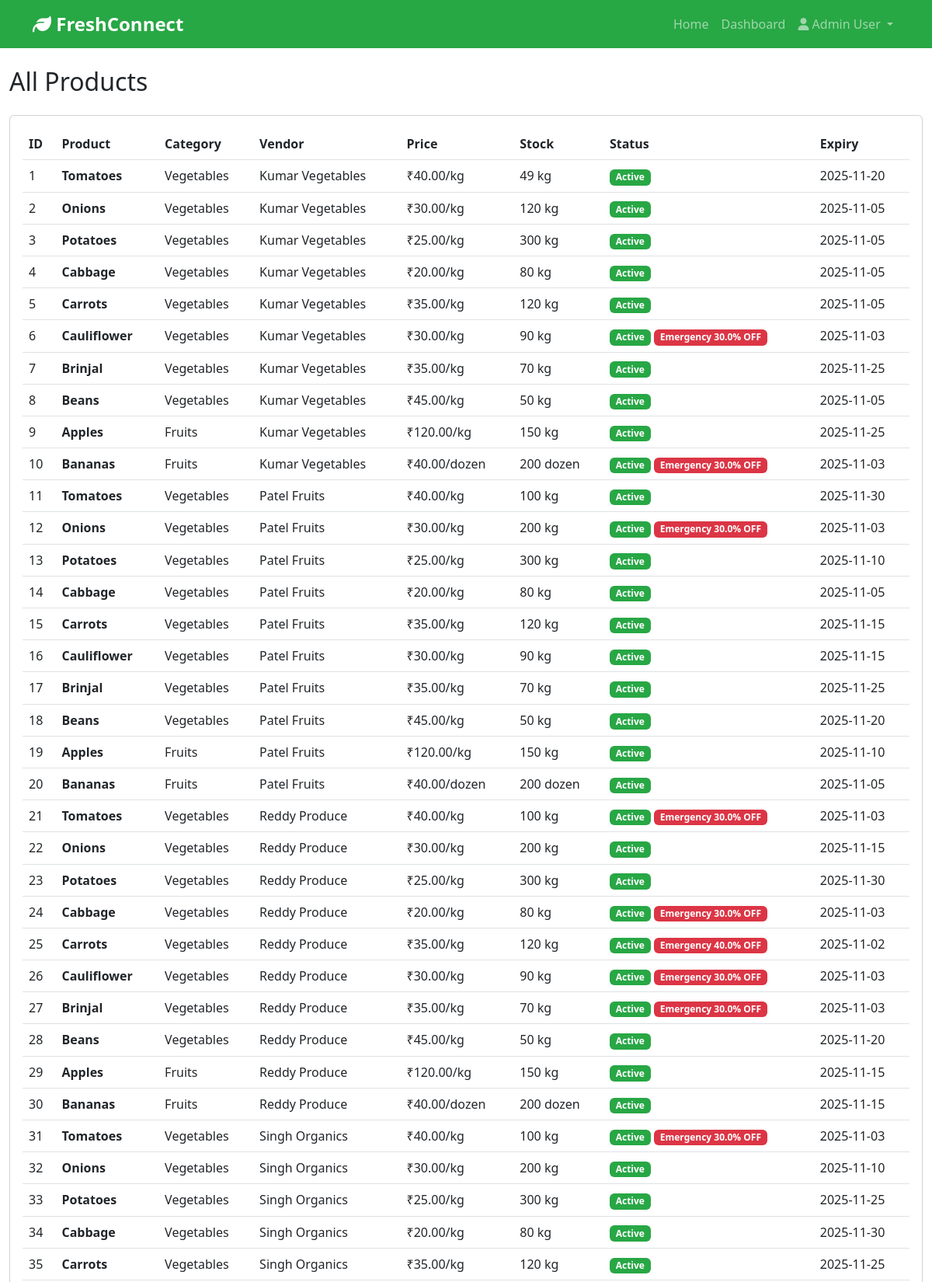
/admin/products (signed in, upper part), run on the app's committed database.
### app/models.py (models this page shows, shortened)
class User(UserMixin, db.Model):
    __tablename__ = 'users'
    id = db.Column(db.Integer, primary_key=True)
    name = db.Column(db.String(100), nullable=False)
    email = db.Column(db.String(120), unique=True, nullable=False, index=True)
    password_hash = db.Column(db.String(255), nullable=False)
    user_type = db.Column(db.String(20), nullable=False)  # admin, vendor, retailer, company, driver
    business_name = db.Column(db.String(200))
    phone = db.Column(db.String(20))
    address = db.Column(db.Text)
    city = db.Column(db.String(100))
    state = db.Column(db.String(100))
    pincode = db.Column(db.String(10))
    company_name = db.Column(db.String(200))
    gst_number = db.Column(db.String(50))
    brand_name = db.Column(db.String(100))
    is_active = db.Column(db.Boolean, default=True)
    is_verified = db.Column(db.Boolean, default=False)
    created_at = db.Column(db.DateTime, default=datetime.utcnow)
    products = db.relationship('Product', backref='vendor', lazy='dynamic', foreign_keys='Product.vendor_id')
    orders_as_retailer = db.relationship('Order', backref='retailer', lazy='dynamic', foreign_keys='Order.retailer_id')
    credit = db.relationship('RetailerCredit', backref='retailer', uselist=False)

class Product(db.Model):
    __tablename__ = 'products'
    id = db.Column(db.Integer, primary_key=True)
    vendor_id = db.Column(db.Integer, db.ForeignKey('users.id'), nullable=False)
    product_name = db.Column(db.String(200), nullable=False)
    category = db.Column(db.String(100), nullable=False)
    description = db.Column(db.Text)
    price = db.Column(db.Float, nullable=False)
    quantity = db.Column(db.Integer, nullable=False)
    unit = db.Column(db.String(50), nullable=False)  # kg, liter, piece, etc.
    moq_enabled = db.Column(db.Boolean, default=False)
    moq_type = db.Column(db.String(20))  # quantity, weight, both
    minimum_quantity = db.Column(db.Integer)
    minimum_weight = db.Column(db.Float)
    expiry_date = db.Column(db.Date)
    image_filename = db.Column(db.String(255))
    is_emergency = db.Column(db.Boolean, default=False)
    discount_percentage = db.Column(db.Float, default=0)
    is_active = db.Column(db.Boolean, default=True)
    created_at = db.Column(db.DateTime, default=datetime.utcnow)
    updated_at = db.Column(db.DateTime, default=datetime.utcnow, onupdate=datetime.utcnow)
    order_items = db.relationship('OrderItem', backref='product', lazy='dynamic')

### app/routes/admin.py (the view)
@admin_bp.route('/products')
@login_required
@admin_required
def products():
    products = Product.query.all()
    return render_template('admin/products.html', products=products)

### app/templates/admin/products.html (shortened to what this page needs)
{% extends "base.html" %}
{% block content %}
<div class="container-fluid mt-4">
    <h2 class="mb-4">All Products</h2>
    <div class="card">
        <div class="card-body">
            <div class="table-responsive">
                <table class="table table-hover">
                    <thead>
                        <tr>
                            <th>ID</th>
                            <th>Product</th>
                            <th>Category</th>
                            <th>Vendor</th>
                            <th>Price</th>
                            <th>Stock</th>
                            <th>Status</th>
                            <th>Expiry</th>
                        </tr>
                    </thead>
                    <tbody>
                        {% for product in products %}
                        <tr>
                            <td>{{ product.id }}</td>
                            <td>
                                <strong>{{ product.product_name }}</strong>
                            </td>
                            <td>{{ product.category }}</td>
                            <td>{{ product.vendor.business_name }}</td>
                            <td>₹{{ "%.2f"|format(product.price) }}/{{ product.unit }}</td>
                            <td>{{ product.quantity }} {{ product.unit }}</td>
                            <td>
                                {% if product.is_active %}
                                <span class="badge bg-success">Active</span>
                                {% else %}
                                <span class="badge bg-secondary">Inactive</span>
                                {% endif %}
                                {% if product.is_emergency %}
                                <span class="badge bg-danger">Emergency {{ product.discount_percentage }}% OFF</span>
                                {% endif %}
                            </td>
                            <td>
                                {% if product.expiry_date %}
                                {{ product.expiry_date.strftime('%Y-%m-%d') }}
                                {% else %}
                                -
                                {% endif %}
                            </td>
                        </tr>
                        {% endfor %}
                    </tbody>
                </table>
            </div>
        </div>
    </div>
</div>
{% endblock %}

### app/templates/base.html (shortened to what this page needs)
<!DOCTYPE html>
<html lang="en">
<head>
    <link href="https://cdn.jsdelivr.net/npm/bootstrap@5.3.0/dist/css/bootstrap.min.css" rel="stylesheet">
    <link rel="stylesheet" href="https://cdnjs.cloudflare.com/ajax/libs/font-awesome/6.4.0/css/all.min.css">
    <link rel="stylesheet" href="{{ url_for('static', filename='css/style.css') }}">
</head>
<body>
    <nav class="navbar navbar-expand-lg navbar-dark bg-success">
        <div class="container">
            <a class="navbar-brand" href="{{ url_for('main.index') }}">
                <i class="fas fa-leaf"></i> FreshConnect
            </a>
            <div class="collapse navbar-collapse" id="navbarNav">
                <ul class="navbar-nav ms-auto">
                    <li class="nav-item">
                        <a class="nav-link" href="{{ url_for('main.index') }}">Home</a>
                    </li>
                    {% if current_user.is_authenticated %}
                        {% if current_user.user_type == 'admin' %}
                            <li class="nav-item">
                                <a class="nav-link" href="{{ url_for('admin.dashboard') }}">Dashboard</a>
                            </li>
                        {% endif %}
                        <li class="nav-item dropdown">
                            <a class="nav-link dropdown-toggle" href="#" role="button" data-bs-toggle="dropdown">
                                <i class="fas fa-user"></i> {{ current_user.name }}
                            </a>
                        </li>
                    {% endif %}
                </ul>
            </div>
        </div>
    </nav>
    <main>
        {% block content %}{% endblock %}
    </main>
</body>
</html>

### app/static/css/style.css (style rules this page uses)
body { min-height: 100vh; display: flex; flex-direction: column; }
main { flex: 1; }
.navbar-brand { font-weight: bold; font-size: 1.5rem; }
.card { transition: transform 0.2s; }
.bg-success { background-color: #28a745 !important; }

### data on the page
User: name "Admin User"
Product: id "1", product_name "Tomatoes", category "Vegetables", vendor.business_name "Kumar Vegetables", price "40.00", unit "kg", quantity "49", is_active "Active", expiry_date "2025-11-20"
Product: id "2", product_name "Onions", category "Vegetables", vendor.business_name "Kumar Vegetables", price "30.00", unit "kg", quantity "120", is_active "Active", expiry_date "2025-11-05"
Product: id "3", product_name "Potatoes", category "Vegetables", vendor.business_name "Kumar Vegetables", price "25.00", unit "kg", quantity "300", is_active "Active", expiry_date "2025-11-05"
Product: id "4", product_name "Cabbage", category "Vegetables", vendor.business_name "Kumar Vegetables", price "20.00", unit "kg", quantity "80", is_active "Active", expiry_date "2025-11-05"
Product: id "5", product_name "Carrots", category "Vegetables", vendor.business_name "Kumar Vegetables", price "35.00", unit "kg", quantity "120", is_active "Active", expiry_date "2025-11-05"
Product: id "6", product_name "Cauliflower", category "Vegetables", vendor.business_name "Kumar Vegetables", price "30.00", unit "kg", quantity "90", is_active "Active", discount_percentage "30.0", expiry_date "2025-11-03"
Product: id "7", product_name "Brinjal", category "Vegetables", vendor.business_name "Kumar Vegetables", price "35.00", unit "kg", quantity "70", is_active "Active", expiry_date "2025-11-25"
Product: id "8", product_name "Beans", category "Vegetables", vendor.business_name "Kumar Vegetables", price "45.00", unit "kg", quantity "50", is_active "Active", expiry_date "2025-11-05"
Product: id "9", product_name "Apples", category "Fruits", vendor.business_name "Kumar Vegetables", price "120.00", unit "kg", quantity "150", is_active "Active", expiry_date "2025-11-25"
Product: id "10", product_name "Bananas", category "Fruits", vendor.business_name "Kumar Vegetables", price "40.00", unit "dozen", quantity "200", is_active "Active", discount_percentage "30.0", expiry_date "2025-11-03"
Product: id "11", product_name "Tomatoes", category "Vegetables", vendor.business_name "Patel Fruits", price "40.00", unit "kg", quantity "100", is_active "Active", expiry_date "2025-11-30"
Product: id "12", product_name "Onions", category "Vegetables", vendor.business_name "Patel Fruits", price "30.00", unit "kg", quantity "200", is_active "Active", discount_percentage "30.0", expiry_date "2025-11-03"
Product: id "13", product_name "Potatoes", category "Vegetables", vendor.business_name "Patel Fruits", price "25.00", unit "kg", quantity "300", is_active "Active", expiry_date "2025-11-10"
Product: id "14", product_name "Cabbage", category "Vegetables", vendor.business_name "Patel Fruits", price "20.00", unit "kg", quantity "80", is_active "Active", expiry_date "2025-11-05"
Product: id "15", product_name "Carrots", category "Vegetables", vendor.business_name "Patel Fruits", price "35.00", unit "kg", quantity "120", is_active "Active", expiry_date "2025-11-15"
Product: id "16", product_name "Cauliflower", category "Vegetables", vendor.business_name "Patel Fruits", price "30.00", unit "kg", quantity "90", is_active "Active", expiry_date "2025-11-15"
Product: id "17", product_name "Brinjal", category "Vegetables", vendor.business_name "Patel Fruits", price "35.00", unit "kg", quantity "70", is_active "Active", expiry_date "2025-11-25"
Product: id "18", product_name "Beans", category "Vegetables", vendor.business_name "Patel Fruits", price "45.00", unit "kg", quantity "50", is_active "Active", expiry_date "2025-11-20"
Product: id "19", product_name "Apples", category "Fruits", vendor.business_name "Patel Fruits", price "120.00", unit "kg", quantity "150", is_active "Active", expiry_date "2025-11-10"
Product: id "20", product_name "Bananas", category "Fruits", vendor.business_name "Patel Fruits", price "40.00", unit "dozen", quantity "200", is_active "Active", expiry_date "2025-11-05"
Product: id "21", product_name "Tomatoes", category "Vegetables", vendor.business_name "Reddy Produce", price "40.00", unit "kg", quantity "100", is_active "Active", discount_percentage "30.0", expiry_date "2025-11-03"
Product: id "22", product_name "Onions", category "Vegetables", vendor.business_name "Reddy Produce", price "30.00", unit "kg", quantity "200", is_active "Active", expiry_date "2025-11-15"
Product: id "23", product_name "Potatoes", category "Vegetables", vendor.business_name "Reddy Produce", price "25.00", unit "kg", quantity "300", is_active "Active", expiry_date "2025-11-30"
Product: id "24", product_name "Cabbage", category "Vegetables", vendor.business_name "Reddy Produce", price "20.00", unit "kg", quantity "80", is_active "Active", discount_percentage "30.0", expiry_date "2025-11-03"
Product: id "25", product_name "Carrots", category "Vegetables", vendor.business_name "Reddy Produce", price "35.00", unit "kg", quantity "120", is_active "Active", discount_percentage "40.0", expiry_date "2025-11-02"
Product: id "26", product_name "Cauliflower", category "Vegetables", vendor.business_name "Reddy Produce", price "30.00", unit "kg", quantity "90", is_active "Active", discount_percentage "30.0", expiry_date "2025-11-03"
Product: id "27", product_name "Brinjal", category "Vegetables", vendor.business_name "Reddy Produce", price "35.00", unit "kg", quantity "70", is_active "Active", discount_percentage "30.0", expiry_date "2025-11-03"
Product: id "28", product_name "Beans", category "Vegetables", vendor.business_name "Reddy Produce", price "45.00", unit "kg", quantity "50", is_active "Active", expiry_date "2025-11-20"
Product: id "29", product_name "Apples", category "Fruits", vendor.business_name "Reddy Produce", price "120.00", unit "kg", quantity "150", is_active "Active", expiry_date "2025-11-15"
Product: id "30", product_name "Bananas", category "Fruits", vendor.business_name "Reddy Produce", price "40.00", unit "dozen", quantity "200", is_active "Active", expiry_date "2025-11-15"
Product: id "31", product_name "Tomatoes", category "Vegetables", vendor.business_name "Singh Organics", price "40.00", unit "kg", quantity "100", is_active "Active", discount_percentage "30.0", expiry_date "2025-11-03"
Product: id "32", product_name "Onions", category "Vegetables", vendor.business_name "Singh Organics", price "30.00", unit "kg", quantity "200", is_active "Active", expiry_date "2025-11-10"
Product: id "33", product_name "Potatoes", category "Vegetables", vendor.business_name "Singh Organics", price "25.00", unit "kg", quantity "300", is_active "Active", expiry_date "2025-11-25"
Product: id "34", product_name "Cabbage", category "Vegetables", vendor.business_name "Singh Organics", price "20.00", unit "kg", quantity "80", is_active "Active", expiry_date "2025-11-30"
Product: id "35", product_name "Carrots", category "Vegetables", vendor.business_name "Singh Organics", price "35.00", unit "kg", quantity "120", is_active "Active", expiry_date "2025-11-25"
